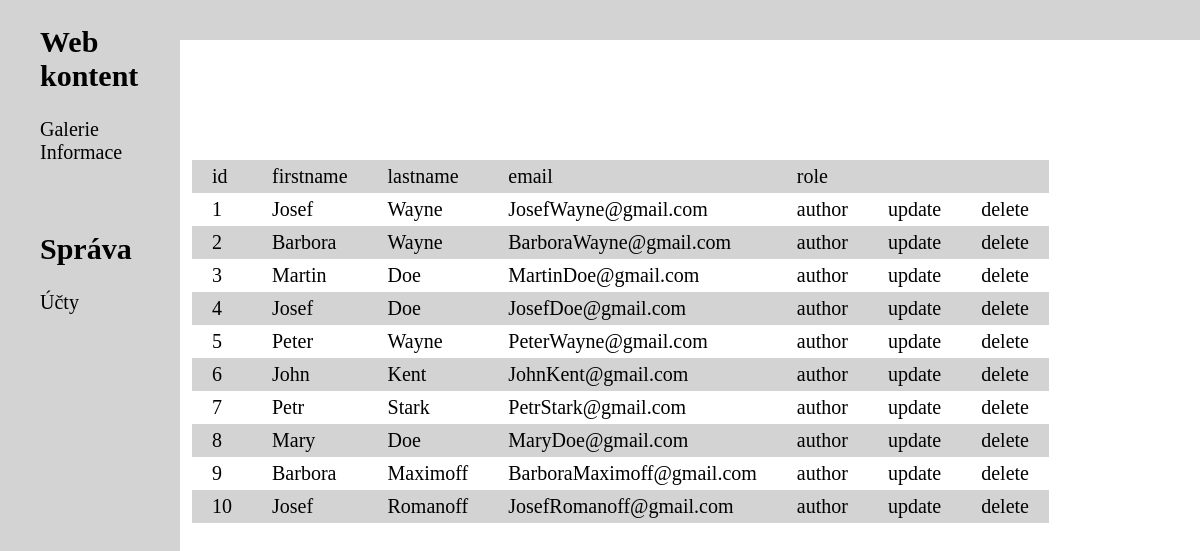
/sprava/sprava.php?account=true, run on the app's committed database.
### tables this page shows
CREATE TABLE `users` (
  `id` int(11) NOT NULL,
  `firstname` varchar(50) NOT NULL,
  `lastname` varchar(50) NOT NULL,
  `email` varchar(50) NOT NULL,
  `role` enum('admin','author','editor','chiefedior','reader','reviewer') NOT NULL,
  `password` varchar(255) NOT NULL
);

### backend.php (called while the page is built, shortened)
<?php
class Db {
    private $conn;
    public function __construct(){
        $this->config = parse_ini_file('config.ini');
        $this->conn = mysqli_connect($this->config['hostname'],$this->config['username'],$this->config['password'],$this->config['database']);
    }
    public function getConn(){
        return $this->conn;
    }
    public function runQueryWithReturn($query){
        try{
            $result = mysqli_query($this->conn, $query);
            return $result;
        }catch(Exception $e){
            echo "Error: " . $e->getMessage();
        }
        return $result;
    }
}

### sprava/sprava.php (the view, shortened to what this page needs)
<?php
require("../backend.php");
function Account(){
   $db = new Db();
echo "<TABLE>";
echo "<tr style='background-color: lightgrey;'>
<td>id</td>
<td>firstname</td>
<td>lastname</td>
<td>email</td>
<td>role</td>
<td></td>
<td></td>
</tr>";
$select = "SELECT * FROM users";
$result = mysqli_query($db->getConn(), $select);
 if(mysqli_num_rows($result) > 0){
   $j=0;
for ($i=1; $i < 999; $i++) {
   $dotaz = " SELECT * FROM users WHERE id = '$i' ";
   $res = $db->runQueryWithReturn($dotaz);
   $res = $res->fetch_assoc();
   if ($res != NULL){
      $j++;
   if($j%2==0)
   echo "<tr style='background-color: lightgrey;'>
   <td>".$res['id']."</td>
   <td>".$res['firstname']."</td>
   <td>".$res['lastname']."</td>
   <td>".$res['email']."</td>
   <td>".$res['role']."</td>
   <td><a href='?accountUpdate=".$i."'>update<a></td>
   <td><a href='?deleteuser=".$i."'>delete<a></td>
   </tr>";
   else
   echo "<tr>
   <td>".$res['id']."</td>
   <td>".$res['firstname']."</td>
   <td>".$res['lastname']."</td>
   <td>".$res['email']."</td>
   <td>".$res['role']."</td>
   <td><a href='?accountUpdate=".$i."'>update<a></td>
   <td><a href='?deleteuser=".$i."'>delete<a></td>
   </tr>";
}
}}
echo "</TABLE>";
}
?>
<!DOCTYPE html>
<html lang="cs">
<head>
   <link rel="stylesheet" type="text/css" href="style.css">
</head>
<body>
<div class="menu">
<ul>
   <h2>Web kontent</h2>
  <a href="?galeri=true" >Galerie</a><br>
  <a href="?info=true" >Informace</a><br>
</ul>
<br>
<ul>
   <h2>Správa</h2>
  <a href="?account=true" >Účty</a><br>
</ul>
</div>
 <div class="top"></div>
<div class="content">
   <?php
if (isset($_GET['account'])) {
    Account();
  }
   ?>
</div>
</body>
</html>

### style.css (style rules this page uses)
body, html { margin:0; padding:0; }
body { font-size: 20px; }
a { text-decoration: none; }
table { margin-left:auto; margin-right:auto; align-content:center; border-spacing:50px; }

### sprava/sprava.php (style rules this page uses)
body, html { margin:0; padding:0; }
body { font-size: 20px; }
.menu { position: fixed; height: 100%; width: 15%; background-color: lightgray; }
.top { z-index: -1; position: fixed; top: 0; background-color: lightgray; width: 100%; height: 5%; }
a { text-decoration: none; color: black; }
.content { position: absolute; top: 20%; left: 16%; }
table { border-spacing: 0; }
th, td { padding: 5px; }
td { padding-right: 20px; padding-left: 20px; }

### data on the page
users: id "1", firstname "Josef", lastname "Wayne", email "JosefWayne@gmail.com", role "author"
users: id "2", firstname "Barbora", lastname "Wayne", email "BarboraWayne@gmail.com", role "author"
users: id "3", firstname "Martin", lastname "Doe", email "MartinDoe@gmail.com", role "author"
users: id "4", firstname "Josef", lastname "Doe", email "JosefDoe@gmail.com", role "author"
users: id "5", firstname "Peter", lastname "Wayne", email "PeterWayne@gmail.com", role "author"
users: id "6", firstname "John", lastname "Kent", email "JohnKent@gmail.com", role "author"
users: id "7", firstname "Petr", lastname "Stark", email "PetrStark@gmail.com", role "author"
users: id "8", firstname "Mary", lastname "Doe", email "MaryDoe@gmail.com", role "author"
users: id "9", firstname "Barbora", lastname "Maximoff", email "BarboraMaximoff@gmail.com", role "author"
users: id "10", firstname "Josef", lastname "Romanoff", email "JosefRomanoff@gmail.com", role "author"
